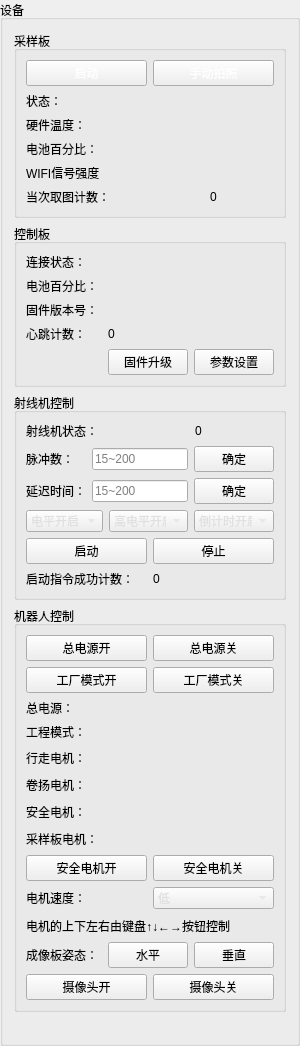
     <widget class="QGroupBox" name="groupBox">
      <property name="minimumSize">
       <size>
        <width>100</width>
        <height>0</height>
       </size>
      </property>
      <property name="maximumSize">
       <size>
        <width>300</width>
        <height>16777215</height>
       </size>
      </property>
      <property name="styleSheet">
       <string notr="true">


/* 按钮按下状态 */
QGroupBox QPushButton:pressed {
    /* 按下时背景色变为黑色 */
    background-color: black;
    /* 为了让文字可见，设置文字颜色为白色 */
    color: white;
}


QGroupBox &gt; * {
    color: white;
}


QGroupBox  {
    color: white;
}</string>
      </property>
      <property name="title">
       <string>设备</string>
      </property>
      <layout class="QVBoxLayout" name="verticalLayout">
       <item>
        <widget class="QGroupBox" name="groupBox_2">
         <property name="maximumSize">
          <size>
           <width>16777215</width>
           <height>6666</height>
          </size>
         </property>
         <property name="title">
          <string>采样板</string>
         </property>
         <layout class="QGridLayout" name="gridLayout">
          <item row="5" column="1">
           <widget class="QLabel" name="label_33">
            <property name="text">
             <string>0</string>
            </property>
            <property name="alignment">
             <set>Qt::AlignmentFlag::AlignCenter</set>
            </property>
           </widget>
          </item>
          <item row="5" column="0">
           <widget class="QLabel" name="label_32">
            <property name="text">
             <string>当次取图计数：</string>
            </property>
           </widget>
          </item>
          <item row="3" column="1">
           <widget class="QLabel" name="label_11">
            <property name="text">
             <string/>
            </property>
            <property name="alignment">
             <set>Qt::AlignmentFlag::AlignCenter</set>
            </property>
           </widget>
          </item>
          <item row="1" column="1">
           <widget class="QLabel" name="label_4">
            <property name="text">
             <string/>
            </property>
            <property name="alignment">
             <set>Qt::AlignmentFlag::AlignCenter</set>
            </property>
           </widget>
          </item>
          <item row="2" column="1">
           <widget class="QLabel" name="label_10">
            <property name="text">
             <string/>
            </property>
            <property name="alignment">
             <set>Qt::AlignmentFlag::AlignCenter</set>
            </property>
           </widget>
          </item>
          <item row="1" column="0">
           <widget class="QLabel" name="label_3">
            <property name="text">
             <string>状态：</string>
            </property>
           </widget>
          </item>
          <item row="4" column="0">
           <widget class="QLabel" name="label_6">
            <property name="text">
             <string>WIFI信号强度</string>
            </property>
           </widget>
          </item>
          <item row="4" column="1">
           <widget class="QLabel" name="label_12">
            <property name="text">
             <string/>
            </property>
            <property name="alignment">
             <set>Qt::AlignmentFlag::AlignCenter</set>
            </property>
           </widget>
          </item>
          <item row="3" column="0">
           <widget class="QLabel" name="label_8">
            <property name="text">
             <string>电池百分比：</string>
            </property>
           </widget>
          </item>
          <item row="2" column="0">
           <widget class="QLabel" name="label_7">
            <property name="text">
             <string>硬件温度：</string>
            </property>
           </widget>
          </item>
          <item row="0" column="0">
           <widget class="QPushButton" name="pushButton_2">
            <property name="minimumSize">
             <size>
              <width>0</width>
              <height>0</height>
             </size>
            </property>
            <property name="styleSheet">
             <string notr="true">color: white;</string>
            </property>
            <property name="text">
             <string>启动</string>
            </property>
           </widget>
          </item>
          <item row="0" column="1">
           <widget class="QPushButton" name="pushButton_32">
            <property name="styleSheet">
             <string notr="true">color: white;</string>
            </property>
            <property name="text">
             <string>手动拍照</string>
            </property>
           </widget>
          </item>
         </layout>
        </widget>
       </item>
       <item>
        <widget class="QGroupBox" name="groupBox_3">
         <property name="minimumSize">
          <size>
           <width>0</width>
           <height>0</height>
          </size>
         </property>
         <property name="maximumSize">
          <size>
           <width>16777215</width>
           <height>6666</height>
          </size>
         </property>
         <property name="title">
          <string>控制板</string>
         </property>
         <layout class="QGridLayout" name="gridLayout_3">
          <item row="1" column="0">
           <widget class="QLabel" name="label_13">
            <property name="text">
             <string>电池百分比：</string>
            </property>
           </widget>
          </item>
          <item row="2" column="1">
           <widget class="QLabel" name="label_31">
            <property name="text">
             <string/>
            </property>
           </widget>
          </item>
          <item row="1" column="1">
           <widget class="QLabel" name="label_30">
            <property name="text">
             <string/>
            </property>
           </widget>
          </item>
          <item row="4" column="1">
           <layout class="QHBoxLayout" name="horizontalLayout_11">
            <item>
             <widget class="QPushButton" name="pushButton_16">
              <property name="text">
               <string>固件升级</string>
              </property>
             </widget>
            </item>
            <item>
             <widget class="QPushButton" name="pushButton_27">
              <property name="text">
               <string>参数设置</string>
              </property>
             </widget>
            </item>
           </layout>
          </item>
          <item row="2" column="0">
           <widget class="QLabel" name="label_14">
            <property name="text">
             <string>固件版本号：</string>
            </property>
           </widget>
          </item>
          <item row="0" column="0">
           <widget class="QLabel" name="label_5">
            <property name="text">
             <string>连接状态：</string>
            </property>
           </widget>
          </item>
          <item row="0" column="1">
           <widget class="QLabel" name="label_9">
            <property name="text">
             <string/>
            </property>
           </widget>
          </item>
          <item row="4" column="0">
           <widget class="QLabel" name="label_56">
            <property name="text">
             <string/>
            </property>
           </widget>
          </item>
          <item row="3" column="0">
           <widget class="QLabel" name="label_38">
            <property name="text">
             <string>心跳计数：</string>
            </property>
           </widget>
          </item>
          <item row="3" column="1">
           <widget class="QLabel" name="label_46">
            <property name="text">
             <string>0</string>
            </property>
           </widget>
          </item>
         </layout>
        </widget>
       </item>
       <item>
        <widget class="QGroupBox" name="groupBox_6">
         <property name="minimumSize">
          <size>
           <width>0</width>
           <height>0</height>
          </size>
         </property>
         <property name="maximumSize">
          <size>
           <width>16777215</width>
           <height>6666</height>
          </size>
         </property>
         <property name="title">
          <string>射线机控制</string>
         </property>
         <layout class="QVBoxLayout" name="verticalLayout_4">
          <item>
           <layout class="QHBoxLayout" name="horizontalLayout_7">
            <item>
             <widget class="QLabel" name="label_26">
              <property name="text">
               <string>射线机状态：</string>
              </property>
             </widget>
            </item>
            <item>
             <widget class="QLabel" name="label_24">
              <property name="text">
               <string/>
              </property>
             </widget>
            </item>
            <item>
             <widget class="QLabel" name="label_40">
              <property name="text">
               <string>0</string>
              </property>
             </widget>
            </item>
           </layout>
          </item>
          <item>
           <layout class="QGridLayout" name="gridLayout_5">
            <item row="0" column="0">
             <widget class="QLabel" name="label_27">
              <property name="text">
               <string>脉冲数：</string>
              </property>
             </widget>
            </item>
            <item row="1" column="0">
             <widget class="QLabel" name="label_28">
              <property name="text">
               <string>延迟时间：</string>
              </property>
             </widget>
            </item>
            <item row="1" column="1">
             <widget class="QLineEdit" name="lineEdit_2">
              <property name="placeholderText">
               <string>15~200</string>
              </property>
             </widget>
            </item>
            <item row="1" column="2">
             <widget class="QPushButton" name="pushButton">
              <property name="text">
               <string>确定</string>
              </property>
             </widget>
            </item>
            <item row="0" column="1">
             <widget class="QLineEdit" name="lineEdit">
              <property name="placeholderText">
               <string>15~200</string>
              </property>
             </widget>
            </item>
            <item row="0" column="2">
             <widget class="QPushButton" name="pushButton_3">
              <property name="text">
               <string>确定</string>
              </property>
             </widget>
            </item>
           </layout>
          </item>
          <item>
           <layout class="QHBoxLayout" name="horizontalLayout_8">
            <item>
             <widget class="QComboBox" name="comboBox_4">
              <property name="styleSheet">
               <string notr="true">/* 主下拉框样式：匹配#404040深色背景 */
QComboBox {
    color: #e0e0e0;               /* 常规文字色（浅灰，保证可读性） */
}

/* 下拉列表容器：核心匹配主背景 */
QComboBox QAbstractItemView {
    background-color: #404040;    /* 列表背景与软件主背景完全一致 */
    border: 1px solid #555555;    /* 列表边框，略亮于背景 */
    outline: none;                /* 去掉选中时的默认外边框 */
    color: #e0e0e0;               /* 未选中选项的文字色 */
    selection-background-color: #2a6fb8;  /* 选中项背景（深蓝色，深色主题经典配色） */
    selection-color: #ffffff;     /* 选中项文字色（纯白，保证高对比） */
}

/* 下拉列表项细化：优化交互体验 */
QComboBox QAbstractItemView::item {
    height: 30px;                 /* 选项高度，适配深色主题操作手感 */
    padding-left: 8px;            /* 文字左内边距，避免贴边 */
    background-color: #404040;    /* 单个选项默认背景（与容器一致） */
}

/* 悬停状态：浅于选中色，高于默认背景，过渡自然 */
QComboBox QAbstractItemView::item:hover {
    background-color: #303050;    /* 悬停背景（蓝调深灰，不刺眼） */
    color: #e8e8e8;               /* 悬停文字色（略亮于默认） */
}</string>
              </property>
              <item>
               <property name="text">
                <string>电平开启</string>
               </property>
              </item>
              <item>
               <property name="text">
                <string>协议开启</string>
               </property>
              </item>
             </widget>
            </item>
            <item>
             <widget class="QComboBox" name="comboBox_5">
              <property name="styleSheet">
               <string notr="true">/* 主下拉框样式：匹配#404040深色背景 */
QComboBox {
    color: #e0e0e0;               /* 常规文字色（浅灰，保证可读性） */
}

/* 下拉列表容器：核心匹配主背景 */
QComboBox QAbstractItemView {
    background-color: #404040;    /* 列表背景与软件主背景完全一致 */
    border: 1px solid #555555;    /* 列表边框，略亮于背景 */
    outline: none;                /* 去掉选中时的默认外边框 */
    color: #e0e0e0;               /* 未选中选项的文字色 */
    selection-background-color: #2a6fb8;  /* 选中项背景（深蓝色，深色主题经典配色） */
    selection-color: #ffffff;     /* 选中项文字色（纯白，保证高对比） */
}

/* 下拉列表项细化：优化交互体验 */
QComboBox QAbstractItemView::item {
    height: 30px;                 /* 选项高度，适配深色主题操作手感 */
    padding-left: 8px;            /* 文字左内边距，避免贴边 */
    background-color: #404040;    /* 单个选项默认背景（与容器一致） */
}

/* 悬停状态：浅于选中色，高于默认背景，过渡自然 */
QComboBox QAbstractItemView::item:hover {
    background-color: #303050;    /* 悬停背景（蓝调深灰，不刺眼） */
    color: #e8e8e8;               /* 悬停文字色（略亮于默认） */
}</string>
              </property>
              <item>
               <property name="text">
                <string>高电平开启</string>
               </property>
              </item>
              <item>
               <property name="text">
                <string>低电平开启</string>
               </property>
              </item>
             </widget>
            </item>
            <item>
             <widget class="QComboBox" name="comboBox_2">
              <property name="styleSheet">
               <string notr="true">/* 主下拉框样式：匹配#404040深色背景 */
QComboBox {
    color: #e0e0e0;               /* 常规文字色（浅灰，保证可读性） */
}

/* 下拉列表容器：核心匹配主背景 */
QComboBox QAbstractItemView {
    background-color: #404040;    /* 列表背景与软件主背景完全一致 */
    border: 1px solid #555555;    /* 列表边框，略亮于背景 */
    outline: none;                /* 去掉选中时的默认外边框 */
    color: #e0e0e0;               /* 未选中选项的文字色 */
    selection-background-color: #2a6fb8;  /* 选中项背景（深蓝色，深色主题经典配色） */
    selection-color: #ffffff;     /* 选中项文字色（纯白，保证高对比） */
}

/* 下拉列表项细化：优化交互体验 */
QComboBox QAbstractItemView::item {
    height: 30px;                 /* 选项高度，适配深色主题操作手感 */
    padding-left: 8px;            /* 文字左内边距，避免贴边 */
    background-color: #404040;    /* 单个选项默认背景（与容器一致） */
}

/* 悬停状态：浅于选中色，高于默认背景，过渡自然 */
QComboBox QAbstractItemView::item:hover {
    background-color: #303050;    /* 悬停背景（蓝调深灰，不刺眼） */
    color: #e8e8e8;               /* 悬停文字色（略亮于默认） */
}</string>
              </property>
              <item>
               <property name="text">
                <string>倒计时开启</string>
               </property>
              </item>
              <item>
               <property name="text">
                <string>直接开启</string>
               </property>
              </item>
             </widget>
            </item>
           </layout>
          </item>
          <item>
           <layout class="QHBoxLayout" name="horizontalLayout_9">
            <item>
             <widget class="QPushButton" name="pushButton_4">
              <property name="text">
               <string>启动</string>
              </property>
             </widget>
            </item>
            <item>
             <widget class="QPushButton" name="pushButton_5">
              <property name="text">
               <string>停止</string>
              </property>
             </widget>
            </item>
           </layout>
          </item>
          <item>
           <layout class="QHBoxLayout" name="horizontalLayout_15">
            <item>
             <widget class="QLabel" name="label_39">
              <property name="text">
               <string>启动指令成功计数：</string>
              </property>
             </widget>
            </item>
            <item>
             <widget class="QLabel" name="label_42">
              <property name="text">
               <string>0</string>
              </property>
             </widget>
            </item>
           </layout>
          </item>
         </layout>
        </widget>
       </item>
       <item>
        <widget class="QGroupBox" name="groupBox_5">
         <property name="minimumSize">
          <size>
           <width>0</width>
           <height>0</height>
          </size>
         </property>
         <property name="maximumSize">
          <size>
           <width>16777215</width>
           <height>6666</height>
          </size>
         </property>
         <property name="title">
          <string>机器人控制</string>
         </property>
         <layout class="QVBoxLayout" name="verticalLayout_3">
          <item>
           <layout class="QHBoxLayout" name="horizontalLayout_5">
            <item>
             <widget class="QPushButton" name="pushButton_15">
              <property name="text">
               <string>总电源开</string>
              </property>
             </widget>
            </item>
            <item>
             <widget class="QPushButton" name="pushButton_12">
              <property name="text">
               <string>总电源关</string>
              </property>
             </widget>
            </item>
           </layout>
          </item>
          <item>
           <layout class="QHBoxLayout" name="horizontalLayout_3">
            <item>
             <widget class="QPushButton" name="pushButton_30">
              <property name="text">
               <string>工厂模式开</string>
              </property>
             </widget>
            </item>
            <item>
             <widget class="QPushButton" name="pushButton_29">
              <property name="text">
               <string>工厂模式关</string>
              </property>
             </widget>
            </item>
           </layout>
          </item>
          <item>
           <layout class="QGridLayout" name="gridLayout_4">
            <item row="3" column="1">
             <widget class="QLabel" name="label_20">
              <property name="text">
               <string/>
              </property>
             </widget>
            </item>
            <item row="4" column="0">
             <widget class="QLabel" name="label_41">
              <property name="minimumSize">
               <size>
                <width>0</width>
                <height>21</height>
               </size>
              </property>
              <property name="maximumSize">
               <size>
                <width>16777215</width>
                <height>21</height>
               </size>
              </property>
              <property name="text">
               <string>安全电机：</string>
              </property>
             </widget>
            </item>
            <item row="0" column="1">
             <widget class="QLabel" name="label_54">
              <property name="text">
               <string/>
              </property>
             </widget>
            </item>
            <item row="2" column="1">
             <widget class="QLabel" name="label_19">
              <property name="text">
               <string/>
              </property>
             </widget>
            </item>
            <item row="4" column="1">
             <widget class="QLabel" name="label_22">
              <property name="text">
               <string/>
              </property>
             </widget>
            </item>
            <item row="2" column="0">
             <widget class="QLabel" name="label_17">
              <property name="minimumSize">
               <size>
                <width>0</width>
                <height>21</height>
               </size>
              </property>
              <property name="maximumSize">
               <size>
                <width>16777215</width>
                <height>21</height>
               </size>
              </property>
              <property name="text">
               <string>行走电机：</string>
              </property>
             </widget>
            </item>
            <item row="3" column="0">
             <widget class="QLabel" name="label_21">
              <property name="minimumSize">
               <size>
                <width>0</width>
                <height>21</height>
               </size>
              </property>
              <property name="maximumSize">
               <size>
                <width>16777215</width>
                <height>21</height>
               </size>
              </property>
              <property name="text">
               <string>卷扬电机：</string>
              </property>
             </widget>
            </item>
            <item row="5" column="1">
             <widget class="QLabel" name="label_23">
              <property name="text">
               <string/>
              </property>
             </widget>
            </item>
            <item row="5" column="0">
             <widget class="QLabel" name="label_16">
              <property name="minimumSize">
               <size>
                <width>0</width>
                <height>21</height>
               </size>
              </property>
              <property name="maximumSize">
               <size>
                <width>16777215</width>
                <height>21</height>
               </size>
              </property>
              <property name="text">
               <string>采样板电机：</string>
              </property>
             </widget>
            </item>
            <item row="0" column="0">
             <widget class="QLabel" name="label_52">
              <property name="text">
               <string>总电源：</string>
              </property>
             </widget>
            </item>
            <item row="1" column="0">
             <widget class="QLabel" name="label_34">
              <property name="text">
               <string>工程模式：</string>
              </property>
             </widget>
            </item>
            <item row="1" column="1">
             <widget class="QLabel" name="label_37">
              <property name="text">
               <string/>
              </property>
             </widget>
            </item>
           </layout>
          </item>
          <item>
           <layout class="QHBoxLayout" name="horizontalLayout_2">
            <item>
             <widget class="QPushButton" name="pushButton_7">
              <property name="text">
               <string>安全电机开</string>
              </property>
             </widget>
            </item>
            <item>
             <widget class="QPushButton" name="pushButton_6">
              <property name="text">
               <string>安全电机关</string>
              </property>
             </widget>
            </item>
           </layout>
          </item>
          <item>
           <layout class="QHBoxLayout" name="horizontalLayout_4">
            <item>
             <widget class="QLabel" name="label_18">
              <property name="text">
               <string>电机速度：</string>
              </property>
             </widget>
            </item>
            <item>
             <widget class="QComboBox" name="comboBox_3">
              <property name="styleSheet">
               <string notr="true">/* 主下拉框样式：匹配#404040深色背景 */
QComboBox {
    color: #e0e0e0;               /* 常规文字色（浅灰，保证可读性） */
}

/* 下拉列表容器：核心匹配主背景 */
QComboBox QAbstractItemView {
    background-color: #404040;    /* 列表背景与软件主背景完全一致 */
    border: 1px solid #555555;    /* 列表边框，略亮于背景 */
    outline: none;                /* 去掉选中时的默认外边框 */
    color: #e0e0e0;               /* 未选中选项的文字色 */
    selection-background-color: #2a6fb8;  /* 选中项背景（深蓝色，深色主题经典配色） */
    selection-color: #ffffff;     /* 选中项文字色（纯白，保证高对比） */
}

/* 下拉列表项细化：优化交互体验 */
QComboBox QAbstractItemView::item {
    height: 30px;                 /* 选项高度，适配深色主题操作手感 */
    padding-left: 8px;            /* 文字左内边距，避免贴边 */
    background-color: #404040;    /* 单个选项默认背景（与容器一致） */
}

/* 悬停状态：浅于选中色，高于默认背景，过渡自然 */
QComboBox QAbstractItemView::item:hover {
    background-color: #303050;    /* 悬停背景（蓝调深灰，不刺眼） */
    color: #e8e8e8;               /* 悬停文字色（略亮于默认） */
}</string>
              </property>
              <item>
               <property name="text">
                <string>低</string>
               </property>
              </item>
              <item>
               <property name="text">
                <string>中</string>
               </property>
              </item>
              <item>
               <property name="text">
                <string>高</string>
               </property>
              </item>
             </widget>
            </item>
           </layout>
          </item>
          <item>
           <widget class="QLabel" name="label_55">
            <property name="minimumSize">
             <size>
              <width>0</width>
              <height>21</height>
             </size>
            </property>
            <property name="maximumSize">
             <size>
              <width>16777215</width>
              <height>21</height>
             </size>
            </property>
            <property name="text">
             <string>电机的上下左右由键盘↑↓←→按钮控制</string>
            </property>
           </widget>
          </item>
          <item>
           <layout class="QHBoxLayout" name="horizontalLayout_6">
            <item>
             <widget class="QLabel" name="label_15">
              <property name="text">
               <string>成像板姿态：</string>
              </property>
             </widget>
            </item>
            <item>
             <widget class="QPushButton" name="pushButton_18">
              <property name="text">
               <string>水平</string>
              </property>
             </widget>
            </item>
            <item>
             <widget class="QPushButton" name="pushButton_19">
              <property name="text">
               <string>垂直</string>
              </property>
             </widget>
            </item>
           </layout>
          </item>
          <item>
           <layout class="QHBoxLayout" name="horizontalLayout_10">
            <item>
             <widget class="QPushButton" name="pushButton_25">
              <property name="text">
               <string>摄像头开</string>
              </property>
             </widget>
            </item>
            <item>
             <widget class="QPushButton" name="pushButton_17">
              <property name="text">
               <string>摄像头关</string>
              </property>
             </widget>
            </item>
           </layout>
          </item>
         </layout>
        </widget>
       </item>
       <item>
        <widget class="QLabel" name="label_25">
         <property name="text">
          <string/>
         </property>
        </widget>
       </item>
      </layout>
     </widget>
